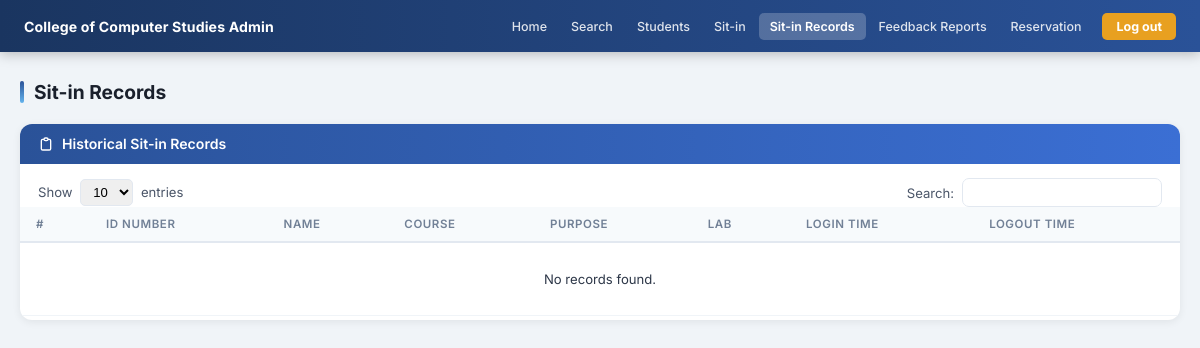
Page /admin/sitin_records (signed in) on the earlier database version.
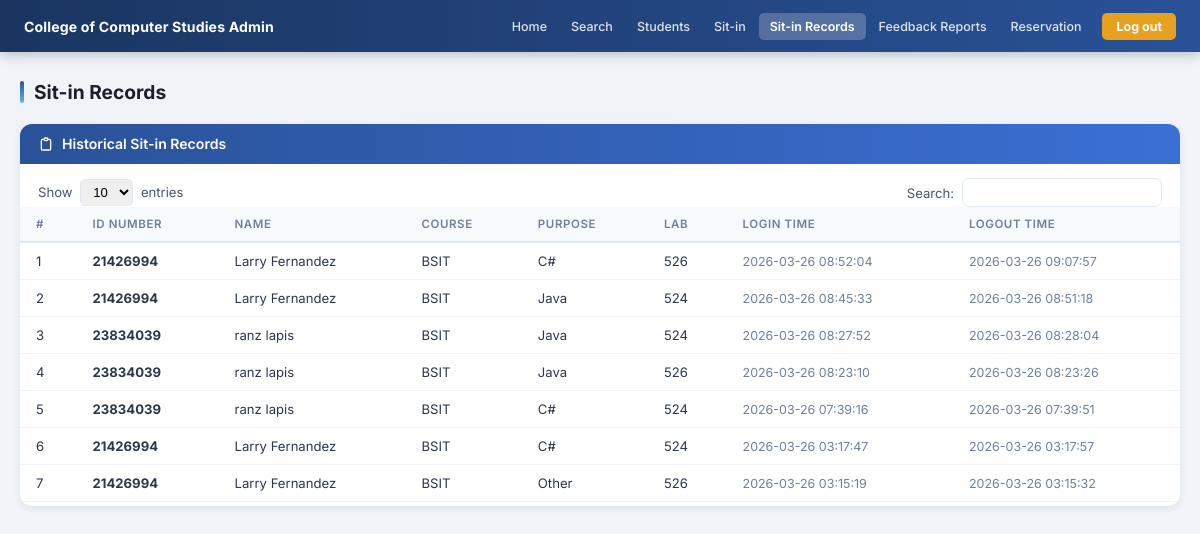
Same page on the later database version.
### tables this page shows
CREATE TABLE sit_in_records (
            id          INTEGER PRIMARY KEY AUTOINCREMENT,
            idno        VARCHAR(20) NOT NULL,
            purpose     VARCHAR(100) NOT NULL,
            lab         VARCHAR(20)  NOT NULL,
            login_time  TIMESTAMP NOT NULL,
            logout_time TIMESTAMP DEFAULT CURRENT_TIMESTAMP,
            FOREIGN KEY (idno) REFERENCES students(idno)
        );

CREATE TABLE students (
            id             INTEGER PRIMARY KEY AUTOINCREMENT,
            idno           VARCHAR(20)  UNIQUE NOT NULL,
            lastname       VARCHAR(50)  NOT NULL,
            firstname      VARCHAR(50)  NOT NULL,
            middlename     VARCHAR(50),
            course         VARCHAR(20)  NOT NULL,
            level          VARCHAR(5)   NOT NULL,
            email          VARCHAR(100) UNIQUE NOT NULL,
            address        TEXT,
            password       VARCHAR(255) NOT NULL,
            image_filename VARCHAR(255),
            remaining_session INTEGER DEFAULT 30,
            created_at     TIMESTAMP DEFAULT CURRENT_TIMESTAMP
        , profile_image TEXT);

### app.py (the view)
@app.route('/admin/sitin_records')
def sitin_records():
    r = admin_required()
    if r: return r
    records = get_sitin_records()
    return render_template('sitin_records.html', records=records)

### app.py (called while the page is built)
def is_logged_in():
    return 'student_id' in session

def is_admin():
    return session.get('role') == 'admin'

def admin_required():
    if not is_logged_in() or not is_admin():
        flash('Admin access required.', 'error')
        return redirect(url_for('login'))

### dbhelper.py (called while the page is built)
def connect():
    base_path = os.path.dirname(os.path.abspath(__file__))
    db_path   = os.path.join(base_path, "sysarch.db")
    conn      = sqlite3.connect(db_path)
    conn.row_factory = sqlite3.Row
    return conn

def get_sitin_records():
    conn = connect()
    cur  = conn.cursor()
    cur.execute('''
        SELECT r.id, r.idno, st.firstname, st.lastname, st.course, st.level,
               r.purpose, r.lab, r.login_time, r.logout_time
        FROM sit_in_records r
        JOIN students st ON r.idno = st.idno
        ORDER BY r.logout_time DESC
    ''')
    rows = cur.fetchall()
    conn.close()
    return rows

### templates/sitin_records.html (shortened to what this page needs)
<!DOCTYPE html>
<html lang="en">
<head>
  <link rel="stylesheet" href="{{ url_for('static', filename='css/admin.css') }}">
</head>
<body>
{% from 'macros.html' import admin_nav %}
{{ admin_nav('records') }}
<div class="admin-page">
  <div class="page-heading">Sit-in Records</div>
  <div class="card">
    <div class="card-header">
      <svg width="16" height="16" fill="none" viewBox="0 0 24 24" stroke="currentColor"><path stroke-linecap="round" stroke-linejoin="round" stroke-width="2" d="M9 5H7a2 2 0 00-2 2v12a2 2 0 002 2h10a2 2 0 002-2V7a2 2 0 00-2-2h-2M9 5a2 2 0 002 2h2a2 2 0 002-2M9 5a2 2 0 012-2h2a2 2 0 012 2"/></svg>
      Historical Sit-in Records
    </div>
    <div class="table-toolbar">
      <div class="entries-select">Show <select><option>10</option><option>25</option><option>50</option></select> entries</div>
      <div style="display:flex;align-items:center;gap:8px;font-size:0.82rem;color:#4a5568;">
        Search: <input type="text" id="tableSearch" oninput="searchTable(this.value)" class="table-search-input"/>
      </div>
    </div>
    <div class="table-wrap">
      <table class="data-table" id="recordsTable">
        <thead>
          <tr><th>#</th><th>ID Number</th><th>Name</th><th>Course</th><th>Purpose</th><th>Lab</th><th>Login Time</th><th>Logout Time</th></tr>
        </thead>
        <tbody>
          {% for r in records %}
          <tr>
            <td>{{ loop.index }}</td>
            <td><strong>{{ r.idno }}</strong></td>
            <td>{{ r.firstname }} {{ r.lastname }}</td>
            <td>{{ r.course }}</td>
            <td>{{ r.purpose }}</td>
            <td>{{ r.lab }}</td>
            <td style="color:#718096;font-size:0.78rem;">{{ r.login_time }}</td>
            <td style="color:#718096;font-size:0.78rem;">{{ r.logout_time }}</td>
          </tr>
          {% else %}
          <tr><td colspan="8" class="no-data-cell">No records found.</td></tr>
          {% endfor %}
        </tbody>
      </table>
    </div>
  </div>
</div>
</body>
</html>

### templates/macros.html (shortened to what this page needs)
{% macro admin_nav(active='') %}
<nav class="admin-navbar">
  <span class="navbar-brand">College of Computer Studies Admin</span>
  <div class="navbar-menu">
    <a href="{{ url_for('dashboard') }}"           class="nav-link {{ 'active' if active=='home' }}">Home</a>
    <a href="#" onclick="openSearch();return false" class="nav-link {{ 'active' if active=='search' }}">Search</a>
    <a href="{{ url_for('students_list') }}"        class="nav-link {{ 'active' if active=='students' }}">Students</a>
    <a href="{{ url_for('current_sitin') }}"        class="nav-link {{ 'active' if active=='sitin' or active=='current' }}">Sit-in</a>
    <a href="{{ url_for('sitin_records') }}"        class="nav-link {{ 'active' if active=='records' }}">Sit-in Records</a>
    <a href="{{ url_for('feedback_reports') }}"     class="nav-link {{ 'active' if active=='feedback' }}">Feedback Reports</a>
    <a href="{{ url_for('admin_reservations') }}"   class="nav-link {{ 'active' if active=='reservation' }}">Reservation</a>
    <a href="{{ url_for('logout') }}"               class="nav-logout">Log out</a>
  </div>
</nav>
{% endmacro %}

### static/css/admin.css (style rules this page uses)
*, *::before, *::after { box-sizing: border-box; margin: 0; padding: 0; }
body { font-family: 'Inter', sans-serif; background: #f0f4f8; color: #1a202c; font-size: 0.875rem; min-height: 100vh; }
a { text-decoration: none; }
.admin-navbar { background: linear-gradient(90deg, #1a3560 0%, #2a5298 100%); display: flex; align-items: center; justify-content: space-between; padding: 0 24px; height: 52px; position: sticky; top: 0; z-index: 100; box-shadow: 0 2px 12px rgba(0,0,0,0.25); }
.navbar-brand { color: #fff; font-size: 0.88rem; font-weight: 700; letter-spacing: 0.01em; white-space: nowrap; }
.navbar-menu { display: flex; align-items: center; gap: 2px; }
.nav-link { color: rgba(255,255,255,0.85); padding: 6px 11px; border-radius: 5px; font-size: 0.78rem; font-weight: 500; transition: all 0.15s; white-space: nowrap; }
.nav-link.active { background: rgba(255,255,255,0.22); color: #fff; font-weight: 600; }
.nav-logout { background: #e8a020; color: #fff; padding: 6px 14px; border-radius: 5px; font-size: 0.78rem; font-weight: 700; margin-left: 8px; transition: background 0.15s; }
.admin-page { max-width: 1200px; margin: 28px auto; padding: 0 20px; }
.page-heading { font-size: 1.2rem; font-weight: 700; color: #1a202c; margin-bottom: 20px; display: flex; align-items: center; gap: 10px; }
.page-heading::before { content: ''; display: block; width: 4px; height: 22px; background: linear-gradient(180deg, #2a5298, #63b3ed); border-radius: 2px; }
.card { background: #fff; border-radius: 12px; overflow: hidden; box-shadow: 0 2px 8px rgba(0,0,0,0.07); margin-bottom: 22px; }
.card-header { display: flex; align-items: center; gap: 8px; background: linear-gradient(90deg, #2a5298, #3b6fd4); color: #fff; padding: 12px 18px; font-size: 0.88rem; font-weight: 600; line-height: 1; }
.card-header svg { width: 16px !important; height: 16px !important; min-width: 16px; max-width: 16px; flex-shrink: 0; }
.table-toolbar { display: flex; align-items: center; justify-content: space-between; padding: 14px 18px 0; gap: 10px; flex-wrap: wrap; }
.table-search-input { border: 1.5px solid #e2e8f0; border-radius: 7px; padding: 6px 12px; font-size: 0.82rem; outline: none; transition: border 0.15s; width: 200px; }
.entries-select { font-size: 0.82rem; color: #4a5568; }
.entries-select select { border: 1.5px solid #e2e8f0; border-radius: 5px; padding: 4px 8px; font-size: 0.82rem; margin: 0 4px; }
.table-wrap { padding: 0 0 4px; overflow-x: auto; }
.data-table { width: 100%; border-collapse: collapse; font-size: 0.82rem; }
.data-table thead tr { background: #f7fafc; }
.data-table th { font-weight: 600; color: #718096; padding: 10px 16px; text-align: left; border-bottom: 2px solid #e2e8f0; font-size: 0.72rem; text-transform: uppercase; letter-spacing: 0.05em; }
.data-table td { padding: 10px 16px; border-bottom: 1px solid #f0f4f8; color: #2d3748; }
.data-table tbody tr { transition: background 0.1s; }

Differences in the rows shown:
added sit_in_records: idno "21426994", firstname "Larry", lastname "Fernandez", course "BSIT", purpose "C#", lab "526", login_time "2026-03-26 08:52:04", logout_time "2026-03-26 09:07:57"
added sit_in_records: idno "21426994", firstname "Larry", lastname "Fernandez", course "BSIT", purpose "Java", lab "524", login_time "2026-03-26 08:45:33", logout_time "2026-03-26 08:51:18"
added sit_in_records: idno "23834039", firstname "ranz", lastname "lapis", course "BSIT", purpose "Java", lab "524", login_time "2026-03-26 08:27:52", logout_time "2026-03-26 08:28:04"
added sit_in_records: idno "23834039", firstname "ranz", lastname "lapis", course "BSIT", purpose "Java", lab "526", login_time "2026-03-26 08:23:10", logout_time "2026-03-26 08:23:26"
added sit_in_records: idno "23834039", firstname "ranz", lastname "lapis", course "BSIT", purpose "C#", lab "524", login_time "2026-03-26 07:39:16", logout_time "2026-03-26 07:39:51"
added sit_in_records: idno "21426994", firstname "Larry", lastname "Fernandez", course "BSIT", purpose "C#", lab "524", login_time "2026-03-26 03:17:47", logout_time "2026-03-26 03:17:57"
added sit_in_records: idno "21426994", firstname "Larry", lastname "Fernandez", course "BSIT", purpose "Other", lab "526", login_time "2026-03-26 03:15:19", logout_time "2026-03-26 03:15:32"
Other differences:
text no longer shown: "No records found."
